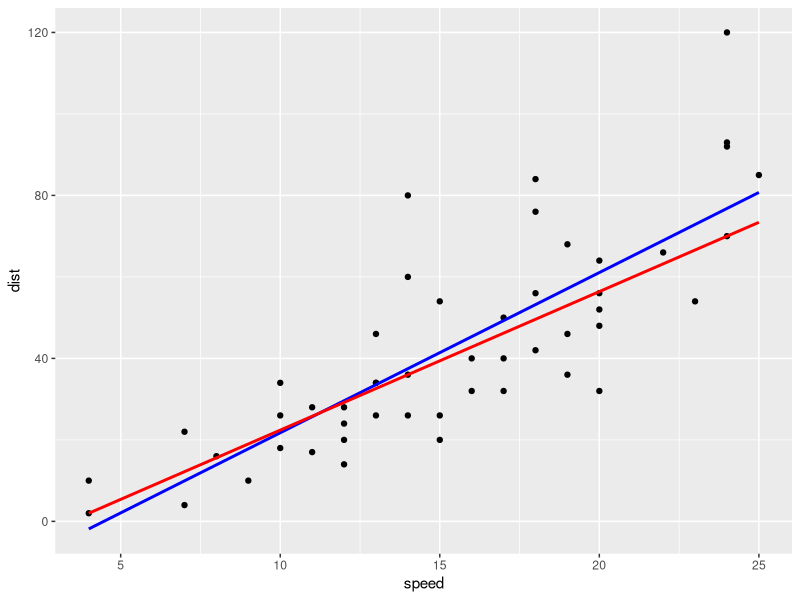
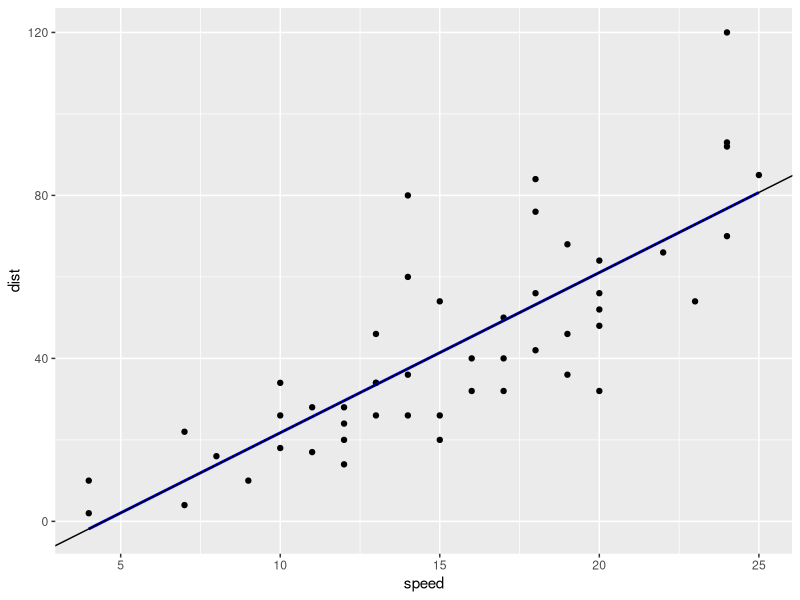

These figures' R source, in order:
## ---- chunk 1
# install.packages("quantreg")
library(ggplot2)
library(quantreg)

ggplot(cars, aes(x=speed, y=dist)) +
geom_point() +
geom_smooth(method="lm", se = FALSE, color="blue") +
geom_smooth(method="rq", se = FALSE, color="red")
## ---- chunk 2
mse <- function(beta) {
  with(cars, {
    mean((dist - beta[1] - beta[2]*speed)^2)
  })
}

beta_hat <- nlm(mse, c(0,0))$estimate


ggplot(cars, aes(x=speed, y=dist)) +
geom_point() +
geom_smooth(method="lm", se = FALSE, color="blue") +
geom_abline(intercept = beta_hat[1], slope = beta_hat[2])
## ---- chunk 3
model <- lm(dist ~ speed, cars)
model
## ---- chunk 4
summary(model)
